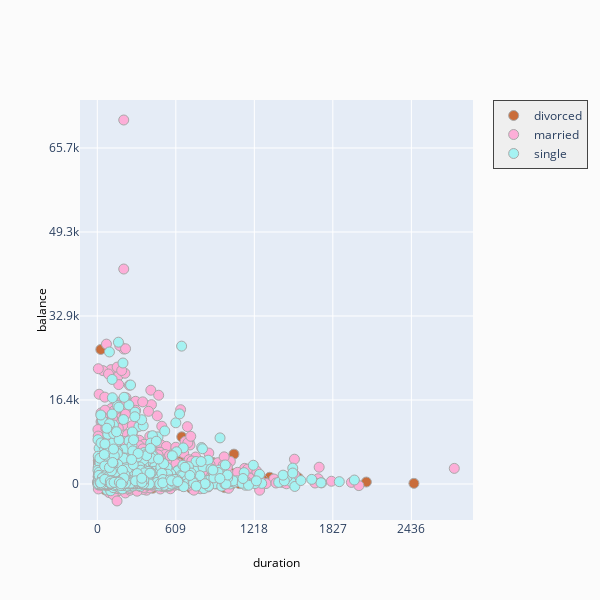

The code cell stored with this chart in its notebook:
### Code cell
# Notice how divorced have a considerably low amount of balance.
fig = ff.create_facet_grid(
    df,
    x='duration',
    y='balance',
    color_name='marital',
    show_boxes=False,
    marker={'size': 10, 'opacity': 1.0},
    colormap={'single': 'rgb(165, 242, 242)', 'married': 'rgb(253, 174, 216)', 'divorced': 'rgba(201, 109, 59, 0.82)'}
)

iplot(fig, filename='facet - custom colormap')

### Figure 1 — Plotly figure (JSON) as saved in the notebook; plotly's stock layout.template omitted (floating-point values rounded to 4 significant figures; data arrays with more than 128 entries replaced by an {"elided": "..."} marker saying what was removed)
{"data": [{"marker": {"color": "rgb(201, 109, 59)", "line": {"color": "darkgrey", "width": 1}, "opacity": 1, "size": 10}, "mode": "markers", "name": "divorced", "type": "scatter", "x": {"elided": "482 int values"}, "xaxis": "x", "y": {"elided": "482 int values"}, "yaxis": "y"}, {"marker": {"color": "rgb(253, 174, 216)", "line": {"color": "darkgrey", "width": 1}, "opacity": 1, "size": 10}, "mode": "markers", "name": "married", "type": "scatter", "x": {"elided": "2539 int values"}, "xaxis": "x", "y": {"elided": "2539 int values"}, "yaxis": "y"}, {"marker": {"color": "rgb(165, 242, 242)", "line": {"color": "darkgrey", "width": 1}, "opacity": 1, "size": 10}, "mode": "markers", "name": "single", "type": "scatter", "x": {"elided": "1108 int values"}, "xaxis": "x", "y": {"elided": "1108 int values"}, "yaxis": "y"}], "layout": {"annotations": [{"font": {"color": "#000000", "size": 12}, "showarrow": false, "text": "duration", "textangle": 0, "x": 0.5, "xanchor": "center", "xref": "paper", "y": -0.1, "yanchor": "middle", "yref": "paper"}, {"font": {"color": "#000000", "size": 12}, "showarrow": false, "text": "balance", "textangle": -90, "x": -0.1, "xanchor": "center", "xref": "paper", "y": 0.5, "yanchor": "middle", "yref": "paper"}], "height": 600, "legend": {"bgcolor": "#efefef", "borderwidth": 1, "x": 1.05, "y": 1, "yanchor": "top"}, "paper_bgcolor": "rgb(251, 251, 251)", "showlegend": true, "title": {"text": ""}, "width": 600, "xaxis": {"anchor": "y", "domain": [0, 1], "dtick": 609, "range": [-134.2, 2914.0], "ticklen": 0, "zeroline": false}, "yaxis": {"anchor": "x", "domain": [0, 1], "dtick": 16427, "range": [-7038.0, 75100.0], "ticklen": 0, "zeroline": false}}}
